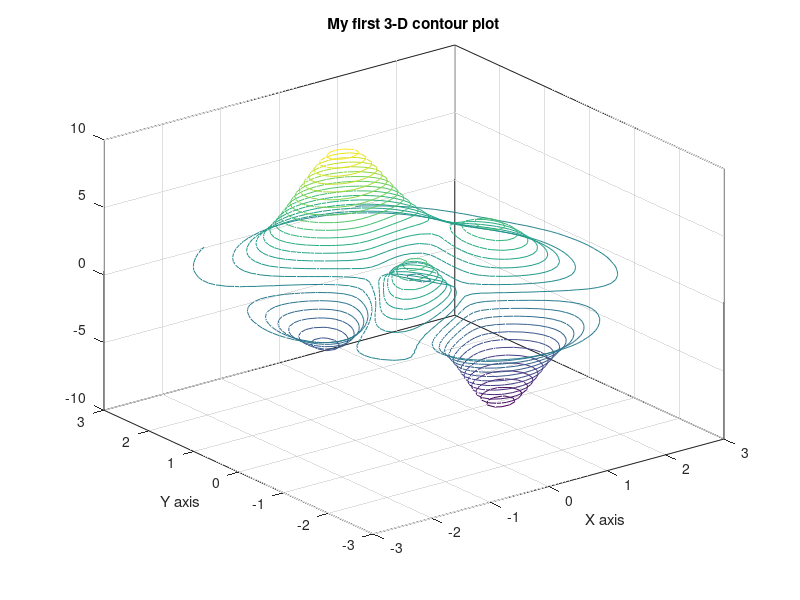

This figure's MATLAB source:
% A basic 3-D contour plot

close all              % close all graphics windows

[x,y,z] = peaks;

contour3(x,y,z,30)          % make 30 contour lines
   xlabel('X axis'),
   ylabel('Y axis'),
   title('My first 3-D contour plot')